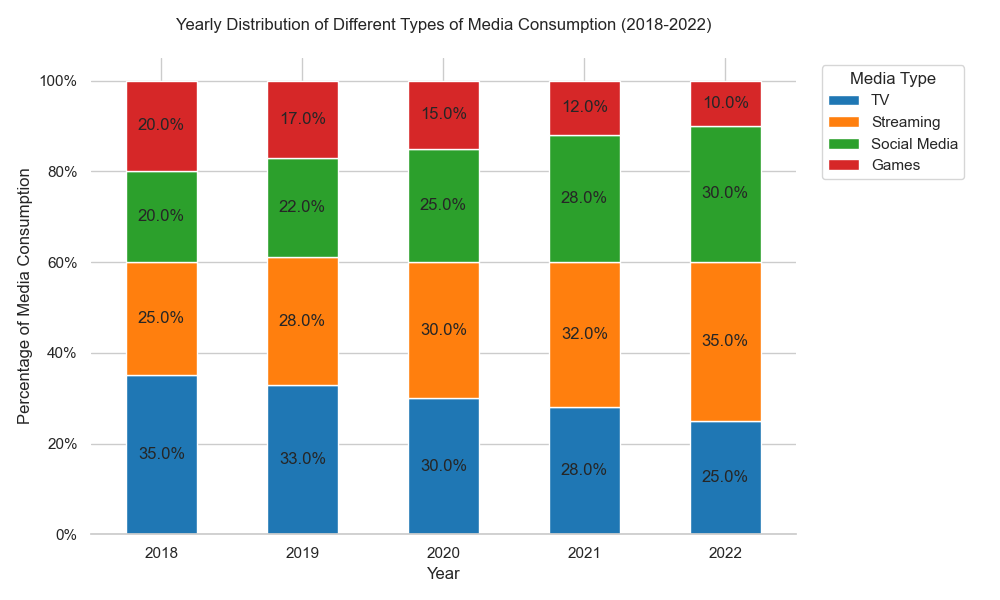

Python code for this plot:

import pandas as pd
import seaborn as sns
import matplotlib.pyplot as plt
from matplotlib.ticker import FixedFormatter

# Creating the dataframe
data = {
    'Year': ['2018', '2019', '2020', '2021', '2022'],
    'TV': [35.0, 33.0, 30.0, 28.0, 25.0],
    'Streaming': [25.0, 28.0, 30.0, 32.0, 35.0],
    'Social Media': [20.0, 22.0, 25.0, 28.0, 30.0],
    'Games': [20.0, 17.0, 15.0, 12.0, 10.0]
}
df = pd.DataFrame(data)
df.set_index('Year', inplace=True)

# Convert to percentages
df_percentage = df.div(df.sum(axis=1), axis=0) * 100

# Starting the stackplot
fig, ax = plt.subplots(figsize=(10, 6))  # Adjusting the figure size
df_percentage.plot(kind='bar', stacked=True, width=0.5, color=['#1f77b4', '#ff7f0e', '#2ca02c', '#d62728'], ax=ax)

# Adding the percentage labels on each bar
for c in ax.containers:
    labels = [f'{w:.1f}%' for w in c.datavalues]
    ax.bar_label(c, labels=labels, label_type='center')

ax.set_ylabel('Percentage of Media Consumption')
ax.set_xlabel('Year')
ax.set_title('Yearly Distribution of Different Types of Media Consumption (2018-2022)', pad=20)
ax.yaxis.set_major_formatter(FixedFormatter(['0%', '20%', '40%', '60%', '80%', '100%']))

plt.xticks(rotation=0)
plt.legend(title='Media Type', loc='upper right', bbox_to_anchor=(1.25, 1))
sns.despine(left=True)

plt.tight_layout()
plt.show()
